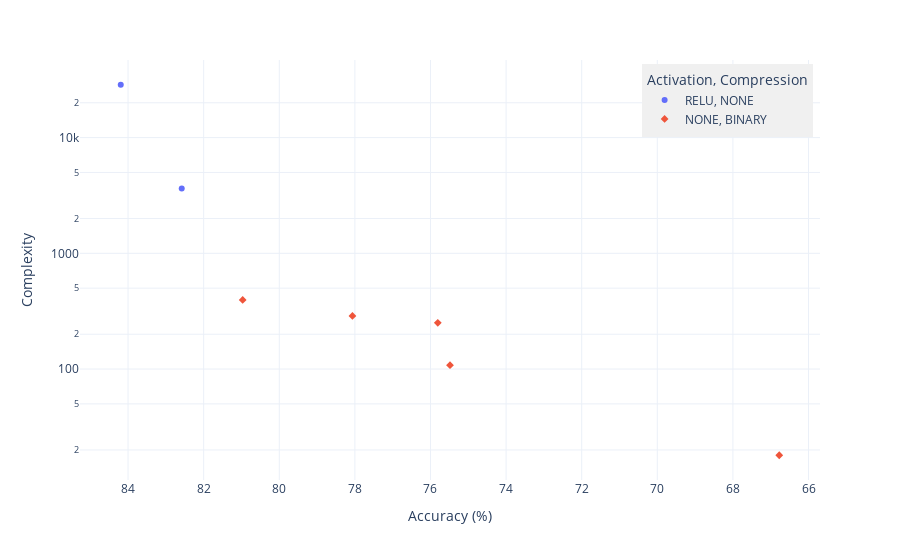
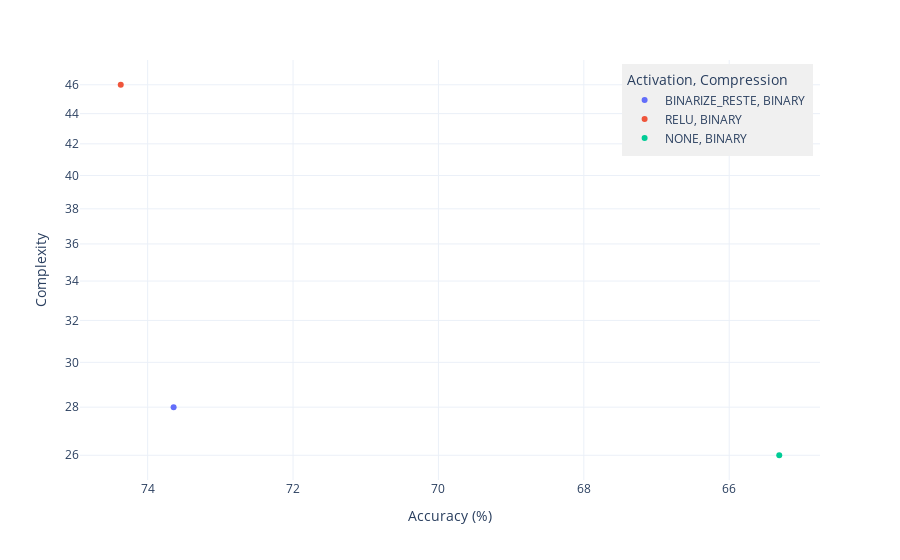
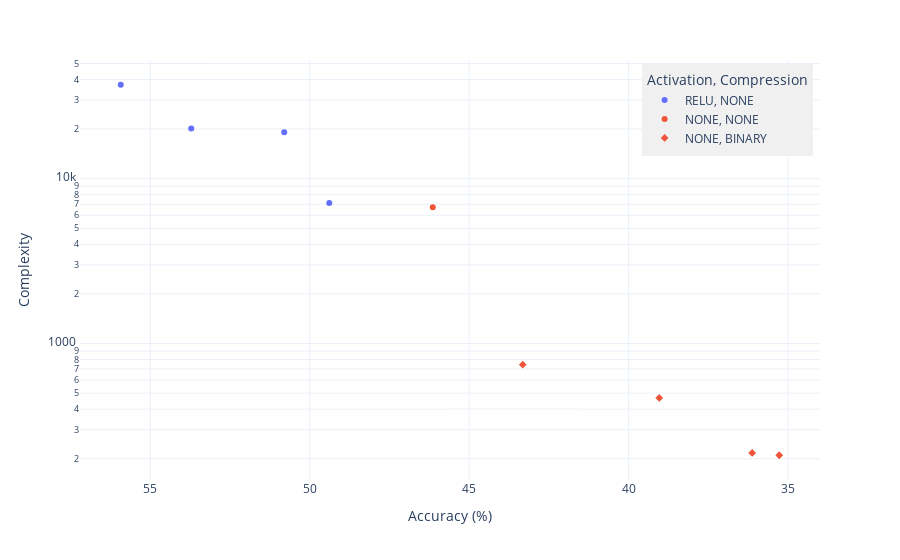

Write notebook code for charts like these, in order.
### Code cell
from src.datasets.breast_cancer_dataset import BreastCancerDataset
from src.datasets.cardio_dataset import CardioDataset
from src.datasets.cifar10_dataset import MiniCIFAR10Dataset
from src.datasets.mnist_dataset import MiniMNISTDataset
from src.datasets.vertebral_dataset import VertebralDataset
from src.plot_experiment2 import plot_cnn_report, plot_mlp_report


mlp_reports = [
    (
        "../../reports/vertebral-v2",
        "Population of architectures for Vertebral Column dataset",
        VertebralDataset,
    ),
    (
        "../../reports/breast-cancer-v2",
        "Population of architectures for Breast Cancer dataset",
        BreastCancerDataset,
    ),
    (
        "../../reports/cardio-v2",
        "Population of architectures for Cardiocotography dataset",
        CardioDataset,
    ),
]
for report in mlp_reports:
    try:
        fig = plot_mlp_report(report[0], report[2], store=True, log_y=True)
        fig.show()
    except Exception as e:
        print(f"Error processing report {report[1]}: {e}")
        continue

### Figure 1 — Plotly figure (JSON) as saved in the notebook; plotly's stock layout.template omitted (floating-point values rounded to 4 significant figures)
{"data": [{"hovertemplate": "Activation=RELU<br>Compression=NONE<br>Accuracy (%)=%{x}<br>Complexity=%{y}<extra></extra>", "legendgroup": "RELU, NONE", "marker": {"color": "#636efa", "symbol": "circle"}, "mode": "markers", "name": "RELU, NONE", "orientation": "v", "showlegend": true, "type": "scatter", "x": [82.58, 84.19], "xaxis": "x", "y": [3626.0, 28620.0], "yaxis": "y"}, {"hovertemplate": "Activation=NONE<br>Compression=BINARY<br>Accuracy (%)=%{x}<br>Complexity=%{y}<extra></extra>", "legendgroup": "NONE, BINARY", "marker": {"color": "#EF553B", "symbol": "diamond"}, "mode": "markers", "name": "NONE, BINARY", "orientation": "v", "showlegend": true, "type": "scatter", "x": [75.81, 80.97, 78.06, 66.77, 75.48], "xaxis": "x", "y": [251.0, 396.0, 288.0, 18.0, 108.0], "yaxis": "y"}], "layout": {"legend": {"bgcolor": "rgba(240, 240, 240, 1)", "bordercolor": "rgba(240, 240, 240, 1)", "borderwidth": 3, "title": {"text": "Activation, Compression"}, "tracegroupgap": 0, "x": 0.99, "xanchor": "right", "y": 0.99, "yanchor": "top"}, "margin": {"t": 60}, "xaxis": {"anchor": "y", "autorange": "reversed", "domain": [0, 1], "title": {"text": "Accuracy (%)"}}, "yaxis": {"anchor": "x", "domain": [0, 1], "title": {"text": "Complexity"}, "type": "log"}}}

### Figure 2 — Plotly figure (JSON) as saved in the notebook; plotly's stock layout.template omitted (floating-point values rounded to 4 significant figures)
{"data": [{"hovertemplate": "Activation=BINARIZE_RESTE<br>Compression=BINARY<br>Accuracy (%)=%{x}<br>Complexity=%{y}<extra></extra>", "legendgroup": "BINARIZE_RESTE, BINARY", "marker": {"color": "#636efa", "symbol": "circle"}, "mode": "markers", "name": "BINARIZE_RESTE, BINARY", "orientation": "v", "showlegend": true, "type": "scatter", "x": [73.64], "xaxis": "x", "y": [28.0], "yaxis": "y"}, {"hovertemplate": "Activation=RELU<br>Compression=BINARY<br>Accuracy (%)=%{x}<br>Complexity=%{y}<extra></extra>", "legendgroup": "RELU, BINARY", "marker": {"color": "#EF553B", "symbol": "circle"}, "mode": "markers", "name": "RELU, BINARY", "orientation": "v", "showlegend": true, "type": "scatter", "x": [74.37], "xaxis": "x", "y": [46.0], "yaxis": "y"}, {"hovertemplate": "Activation=NONE<br>Compression=BINARY<br>Accuracy (%)=%{x}<br>Complexity=%{y}<extra></extra>", "legendgroup": "NONE, BINARY", "marker": {"color": "#00cc96", "symbol": "circle"}, "mode": "markers", "name": "NONE, BINARY", "orientation": "v", "showlegend": true, "type": "scatter", "x": [65.31], "xaxis": "x", "y": [26.0], "yaxis": "y"}], "layout": {"legend": {"bgcolor": "rgba(240, 240, 240, 1)", "bordercolor": "rgba(240, 240, 240, 1)", "borderwidth": 3, "title": {"text": "Activation, Compression"}, "tracegroupgap": 0, "x": 0.99, "xanchor": "right", "y": 0.99, "yanchor": "top"}, "margin": {"t": 60}, "xaxis": {"anchor": "y", "autorange": "reversed", "domain": [0, 1], "title": {"text": "Accuracy (%)"}}, "yaxis": {"anchor": "x", "domain": [0, 1], "title": {"text": "Complexity"}, "type": "log"}}}

### Figure 3 — Plotly figure (JSON) as saved in the notebook; plotly's stock layout.template omitted (floating-point values rounded to 4 significant figures)
{"data": [{"hovertemplate": "Activation=RELU<br>Compression=NONE<br>Accuracy (%)=%{x}<br>Complexity=%{y}<extra></extra>", "legendgroup": "RELU, NONE", "marker": {"color": "#636efa", "symbol": "circle"}, "mode": "markers", "name": "RELU, NONE", "orientation": "v", "showlegend": true, "type": "scatter", "x": [49.39, 55.93, 53.72, 50.8], "xaxis": "x", "y": [7114.0, 37140.0, 20170.0, 19110.0], "yaxis": "y"}, {"hovertemplate": "Activation=NONE<br>Compression=NONE<br>Accuracy (%)=%{x}<br>Complexity=%{y}<extra></extra>", "legendgroup": "NONE, NONE", "marker": {"color": "#EF553B", "symbol": "circle"}, "mode": "markers", "name": "NONE, NONE", "orientation": "v", "showlegend": true, "type": "scatter", "x": [46.14], "xaxis": "x", "y": [6720.0], "yaxis": "y"}, {"hovertemplate": "Activation=NONE<br>Compression=BINARY<br>Accuracy (%)=%{x}<br>Complexity=%{y}<extra></extra>", "legendgroup": "NONE, BINARY", "marker": {"color": "#EF553B", "symbol": "diamond"}, "mode": "markers", "name": "NONE, BINARY", "orientation": "v", "showlegend": true, "type": "scatter", "x": [43.32, 39.04, 36.13, 35.28], "xaxis": "x", "y": [744.0, 468.0, 217.0, 210.0], "yaxis": "y"}], "layout": {"legend": {"bgcolor": "rgba(240, 240, 240, 1)", "bordercolor": "rgba(240, 240, 240, 1)", "borderwidth": 3, "title": {"text": "Activation, Compression"}, "tracegroupgap": 0, "x": 0.99, "xanchor": "right", "y": 0.99, "yanchor": "top"}, "margin": {"t": 60}, "xaxis": {"anchor": "y", "autorange": "reversed", "domain": [0, 1], "title": {"text": "Accuracy (%)"}}, "yaxis": {"anchor": "x", "domain": [0, 1], "title": {"text": "Complexity"}, "type": "log"}}}
